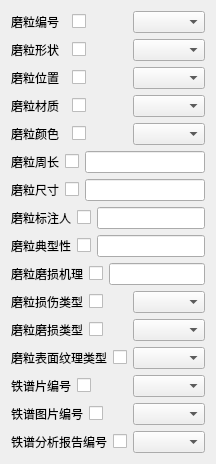
            <widget class="QWidget" name="scrollAreaWidgetContents_3">
             <property name="geometry">
              <rect>
               <x>0</x>
               <y>0</y>
               <width>210</width>
               <height>460</height>
              </rect>
             </property>
             <layout class="QVBoxLayout" name="verticalLayout_7">
              <item>
               <layout class="QHBoxLayout" name="horizontalLayout_51">
                <item>
                 <widget class="QLabel" name="label_82">
                  <property name="text">
                   <string>磨粒编号</string>
                  </property>
                 </widget>
                </item>
                <item>
                 <widget class="QCheckBox" name="abm_abrasiveidChkBox">
                  <property name="text">
                   <string/>
                  </property>
                 </widget>
                </item>
                <item>
                 <widget class="QComboBox" name="abm_abrasiveidCbBox"/>
                </item>
               </layout>
              </item>
              <item>
               <layout class="QHBoxLayout" name="horizontalLayout_62">
                <item>
                 <widget class="QLabel" name="label_92">
                  <property name="text">
                   <string>磨粒形状</string>
                  </property>
                 </widget>
                </item>
                <item>
                 <widget class="QCheckBox" name="abm_abrasiveshapeChkBox">
                  <property name="text">
                   <string/>
                  </property>
                 </widget>
                </item>
                <item>
                 <widget class="QComboBox" name="abm_abrasiveshapeCbBox"/>
                </item>
               </layout>
              </item>
              <item>
               <layout class="QHBoxLayout" name="horizontalLayout_59">
                <item>
                 <widget class="QLabel" name="label_89">
                  <property name="text">
                   <string>磨粒位置</string>
                  </property>
                 </widget>
                </item>
                <item>
                 <widget class="QCheckBox" name="abm_abrasivepositionChkBox">
                  <property name="text">
                   <string/>
                  </property>
                 </widget>
                </item>
                <item>
                 <widget class="QComboBox" name="abm_abrasivepositionCbBox"/>
                </item>
               </layout>
              </item>
              <item>
               <layout class="QHBoxLayout" name="horizontalLayout_58">
                <item>
                 <widget class="QLabel" name="label_88">
                  <property name="text">
                   <string>磨粒材质</string>
                  </property>
                 </widget>
                </item>
                <item>
                 <widget class="QCheckBox" name="abm_abrasivematerialChkBox">
                  <property name="text">
                   <string/>
                  </property>
                 </widget>
                </item>
                <item>
                 <widget class="QComboBox" name="abm_abrasivematerialCbBox"/>
                </item>
               </layout>
              </item>
              <item>
               <layout class="QHBoxLayout" name="horizontalLayout_63">
                <item>
                 <widget class="QLabel" name="label_93">
                  <property name="text">
                   <string>磨粒颜色</string>
                  </property>
                 </widget>
                </item>
                <item>
                 <widget class="QCheckBox" name="abm_abrasivecolorChkBox">
                  <property name="text">
                   <string/>
                  </property>
                 </widget>
                </item>
                <item>
                 <widget class="QComboBox" name="abm_abrasivecolorCbBox"/>
                </item>
               </layout>
              </item>
              <item>
               <layout class="QHBoxLayout" name="horizontalLayout_61">
                <item>
                 <widget class="QLabel" name="label_91">
                  <property name="text">
                   <string>磨粒周长</string>
                  </property>
                 </widget>
                </item>
                <item>
                 <widget class="QCheckBox" name="abm_abrasivesperimeterChkBox">
                  <property name="text">
                   <string/>
                  </property>
                 </widget>
                </item>
                <item>
                 <widget class="QLineEdit" name="abm_abrasivesperimeterLineEdit"/>
                </item>
               </layout>
              </item>
              <item>
               <layout class="QHBoxLayout" name="horizontalLayout_60">
                <item>
                 <widget class="QLabel" name="label_90">
                  <property name="text">
                   <string>磨粒尺寸</string>
                  </property>
                 </widget>
                </item>
                <item>
                 <widget class="QCheckBox" name="abm_abrasivesizeChkBox">
                  <property name="text">
                   <string/>
                  </property>
                 </widget>
                </item>
                <item>
                 <widget class="QLineEdit" name="abm_abrasivesizeLineEdit"/>
                </item>
               </layout>
              </item>
              <item>
               <layout class="QHBoxLayout" name="horizontalLayout_56">
                <item>
                 <widget class="QLabel" name="label_86">
                  <property name="text">
                   <string>磨粒标注人</string>
                  </property>
                 </widget>
                </item>
                <item>
                 <widget class="QCheckBox" name="abm_abrasivemarkstuffChkBox">
                  <property name="text">
                   <string/>
                  </property>
                 </widget>
                </item>
                <item>
                 <widget class="QLineEdit" name="abm_abrasivemarkstuffLineEdit"/>
                </item>
               </layout>
              </item>
              <item>
               <layout class="QHBoxLayout" name="horizontalLayout_98">
                <item>
                 <widget class="QLabel" name="label_98">
                  <property name="text">
                   <string>磨粒典型性</string>
                  </property>
                 </widget>
                </item>
                <item>
                 <widget class="QCheckBox" name="abm_abrasivetypicalChkBox">
                  <property name="text">
                   <string/>
                  </property>
                 </widget>
                </item>
                <item>
                 <widget class="QLineEdit" name="abm_abrasivetypicalLineEdit"/>
                </item>
               </layout>
              </item>
              <item>
               <layout class="QHBoxLayout" name="horizontalLayout_97">
                <item>
                 <widget class="QLabel" name="label_97">
                  <property name="text">
                   <string>磨粒磨损机理</string>
                  </property>
                 </widget>
                </item>
                <item>
                 <widget class="QCheckBox" name="abm_abrasivemechanismtypeChkBox_">
                  <property name="text">
                   <string/>
                  </property>
                 </widget>
                </item>
                <item>
                 <widget class="QLineEdit" name="abm_abrasivemechanismtypeLineEdit"/>
                </item>
               </layout>
              </item>
              <item>
               <layout class="QHBoxLayout" name="horizontalLayout_96">
                <item>
                 <widget class="QLabel" name="label_96">
                  <property name="text">
                   <string>磨粒损伤类型</string>
                  </property>
                 </widget>
                </item>
                <item>
                 <widget class="QCheckBox" name="abm_abrasivedamagetypeChkBox">
                  <property name="text">
                   <string/>
                  </property>
                 </widget>
                </item>
                <item>
                 <widget class="QComboBox" name="abm_abrasivedamagetypeCbBox"/>
                </item>
               </layout>
              </item>
              <item>
               <layout class="QHBoxLayout" name="horizontalLayout_95">
                <item>
                 <widget class="QLabel" name="label_95">
                  <property name="text">
                   <string>磨粒磨损类型</string>
                  </property>
                 </widget>
                </item>
                <item>
                 <widget class="QCheckBox" name="abm_abrasiveweartypeChkBox">
                  <property name="text">
                   <string/>
                  </property>
                 </widget>
                </item>
                <item>
                 <widget class="QComboBox" name="abm_abrasiveweartypeCbBox"/>
                </item>
               </layout>
              </item>
              <item>
               <layout class="QHBoxLayout" name="horizontalLayout_94">
                <item>
                 <widget class="QLabel" name="label_94">
                  <property name="text">
                   <string>磨粒表面纹理类型</string>
                  </property>
                 </widget>
                </item>
                <item>
                 <widget class="QCheckBox" name="abm_abrasivesurfacetexturetypeChkBox">
                  <property name="text">
                   <string/>
                  </property>
                 </widget>
                </item>
                <item>
                 <widget class="QComboBox" name="abm_abrasivesurfacetexturetypeCbBox"/>
                </item>
               </layout>
              </item>
              <item>
               <layout class="QHBoxLayout" name="horizontalLayout_54">
                <item>
                 <widget class="QLabel" name="label_84">
                  <property name="text">
                   <string>铁谱片编号</string>
                  </property>
                 </widget>
                </item>
                <item>
                 <widget class="QCheckBox" name="abm_ferrographysheetidChkBox">
                  <property name="text">
                   <string/>
                  </property>
                 </widget>
                </item>
                <item>
                 <widget class="QComboBox" name="abm_ferrographysheetidCbBox"/>
                </item>
               </layout>
              </item>
              <item>
               <layout class="QHBoxLayout" name="horizontalLayout_53">
                <item>
                 <widget class="QLabel" name="label_83">
                  <property name="text">
                   <string>铁谱图片编号</string>
                  </property>
                 </widget>
                </item>
                <item>
                 <widget class="QCheckBox" name="abm_ferrographypicidChkBox">
                  <property name="text">
                   <string/>
                  </property>
                 </widget>
                </item>
                <item>
                 <widget class="QComboBox" name="abm_ferrographypicidCbBox"/>
                </item>
               </layout>
              </item>
              <item>
               <layout class="QHBoxLayout" name="horizontalLayout_55">
                <item>
                 <widget class="QLabel" name="label_85">
                  <property name="text">
                   <string>铁谱分析报告编号</string>
                  </property>
                 </widget>
                </item>
                <item>
                 <widget class="QCheckBox" name="abm_ferrographyreportidChkBox">
                  <property name="text">
                   <string/>
                  </property>
                 </widget>
                </item>
                <item>
                 <widget class="QComboBox" name="abm_ferrographyreportidCbBox"/>
                </item>
               </layout>
              </item>
             </layout>
            </widget>
